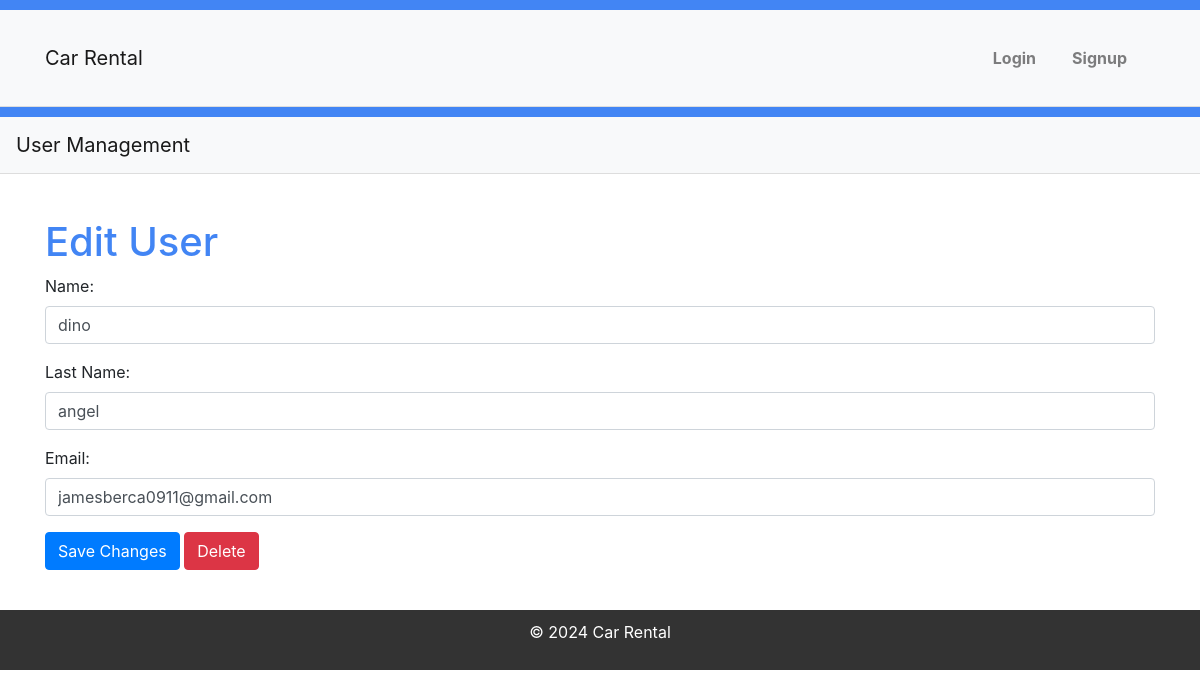
The page /car-rental2/pages/admin_pages/edit-user.php?id=41 on the database its author committed.
### tables this page shows
CREATE TABLE `customers` (
  `CustomerID` int(11) NOT NULL,
  `name` varchar(255) NOT NULL,
  `LastName` varchar(255) NOT NULL,
  `Address` varchar(255) NOT NULL,
  `LicenseNumber` varchar(20) NOT NULL,
  `PhoneNumber` varchar(15) NOT NULL,
  `email` varchar(255) NOT NULL,
  `password` varchar(255) NOT NULL,
  `country` varchar(255) DEFAULT NULL,
  `adress` int(11) NOT NULL
);

### car-rental2/classes/Admin.php (called while the page is built, shortened)
<?php
require_once('Database.php');
class Admin {
    private $db;
    public function __construct(Database $database) {
        $this->db = $database;
    }
    public function getUserById($userID) {
        $sql = "SELECT * FROM customers WHERE CustomerID = ?";
        $result = $this->db->query($sql, [$userID]);
        if ($result instanceof PDOStatement && $result->rowCount() > 0) {
            $user = $result->fetch(PDO::FETCH_ASSOC);
            return $user;
        } else {
            return null;
        }
    }
}
?>

### car-rental2/classes/Database.php (called while the page is built, shortened)
<?php
class Database {
    private $conn;
    public function __construct() {
        try {
            $dsn = "mysql:host=" . DB_HOST . ";dbname=" . DB_NAME . ";port=" . DB_PORT;
            $options = [
                PDO::ATTR_ERRMODE            => PDO::ERRMODE_EXCEPTION,
                PDO::ATTR_DEFAULT_FETCH_MODE => PDO::FETCH_ASSOC,
                PDO::ATTR_EMULATE_PREPARES   => false,
            ];
            $this->conn = new PDO($dsn, DB_USER, DB_PASSWORD, $options);
        } catch (PDOException $e) {
            die("Connection failed: " . $e->getMessage());
        }
    }
    public function query($sql, $params = []) {
        $stmt = $this->conn->prepare($sql);
        $stmt->execute($params);
        return $stmt;
    }
}
?>

### car-rental2/pages/admin_pages/edit-user.php (the view, shortened to what this page needs)
<?php
require_once('../../classes/Admin.php');
$admin = new Admin($database);
if (isset($_GET['id'])) {
    $editUserID = $_GET['id'];
$user = $admin->getUserById($editUserID);
if ($user !== null) {
    $name = $user['name'];
    $lastName = $user['LastName'];
    $email = $user['email'];
} else {
    echo 'Invalid user ID';
    exit();
}
}
?>
<!DOCTYPE html>
<html lang="en">
<head>
    <link rel="stylesheet" href="../../assets/css/style.css">
</head>
<body>
<?php include('../../includes/header.php'); ?>
<nav class="navbar navbar-expand-lg navbar-light bg-light">
    <a class="navbar-brand" href="#">User Management</a>
</nav>
<div class="container">
    <h1 class="mt-4">Edit User</h1>
    <form action="edit-user.php?id=<?php echo $editUserID; ?>" method="post">
        <div class="form-group">
            <label for="name">Name:</label>
            <input type="text" name="name" class="form-control" value="<?php echo $name; ?>" required>
        </div>
        <div class="form-group">
            <label for="lastName">Last Name:</label>
            <input type="text" name="lastName" class="form-control" value="<?php echo $lastName; ?>" required>
        </div>
        <div class="form-group">
            <label for="email">Email:</label>
            <input type="email" name="email" class="form-control" value="<?php echo $email; ?>" required>
        </div>
        <button type="submit" name="updateUser" class="btn btn-primary">Save Changes</button>
        <button type="submit" name="deleteUser" class="btn btn-danger" onclick="return confirm('Are you sure you want to delete this user?')">Delete</button>
    </form>
</div>
<?php include('../../includes/footer.php'); ?>
</body>
</html>

### car-rental2/assets/css/style.css (style rules this page uses)
body, h1, h2, h3, p, ul, li { margin: 0; padding: 0; }
body { font-family: 'Arial', sans-serif; line-height: 1.6; background-color: #f4f4f4; color: #333; }
.container { max-width: 1200px; margin: 0 auto; padding: 20px; }
.navbar { border-bottom: 1px solid #ddd; }
h1, h2, h3 { color: #4285f4; }

### rows shown on the page
customers: name "dino", lastName "angel", email "jamesberca0911@gmail.com"
